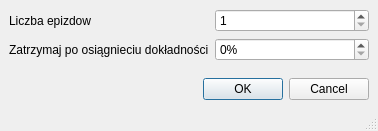
<?xml version="1.0" encoding="UTF-8"?>
<ui version="4.0">
 <class>MainWindow</class>
 <widget class="QMainWindow" name="MainWindow">
  <property name="geometry">
   <rect>
    <x>0</x>
    <y>0</y>
    <width>378</width>
    <height>131</height>
   </rect>
  </property>
  <property name="windowTitle">
   <string>Ustawienia treningu</string>
  </property>
  <widget class="QWidget" name="centralwidget">
   <layout class="QVBoxLayout" name="verticalLayout">
    <item>
     <layout class="QFormLayout" name="formLayout">
      <property name="labelAlignment">
       <set>Qt::AlignLeading|Qt::AlignLeft|Qt::AlignVCenter</set>
      </property>
      <property name="leftMargin">
       <number>0</number>
      </property>
      <item row="0" column="0">
       <widget class="QLabel" name="label">
        <property name="text">
         <string>Liczba epizdow</string>
        </property>
       </widget>
      </item>
      <item row="0" column="1">
       <widget class="QSpinBox" name="episodes_number">
        <property name="minimum">
         <number>1</number>
        </property>
        <property name="maximum">
         <number>30000000</number>
        </property>
       </widget>
      </item>
      <item row="1" column="0">
       <widget class="QLabel" name="label_2">
        <property name="text">
         <string>Zatrzymaj po osiągnieciu dokładności</string>
        </property>
       </widget>
      </item>
      <item row="1" column="1">
       <widget class="QSpinBox" name="stop_accuracy">
        <property name="suffix">
         <string>%</string>
        </property>
        <property name="maximum">
         <number>100</number>
        </property>
       </widget>
      </item>
     </layout>
    </item>
    <item>
     <widget class="QDialogButtonBox" name="buttonBox">
      <property name="standardButtons">
       <set>QDialogButtonBox::Cancel|QDialogButtonBox::Ok</set>
      </property>
     </widget>
    </item>
   </layout>
  </widget>
  <widget class="QStatusBar" name="statusbar"/>
 </widget>
 <resources/>
 <connections/>
</ui>
